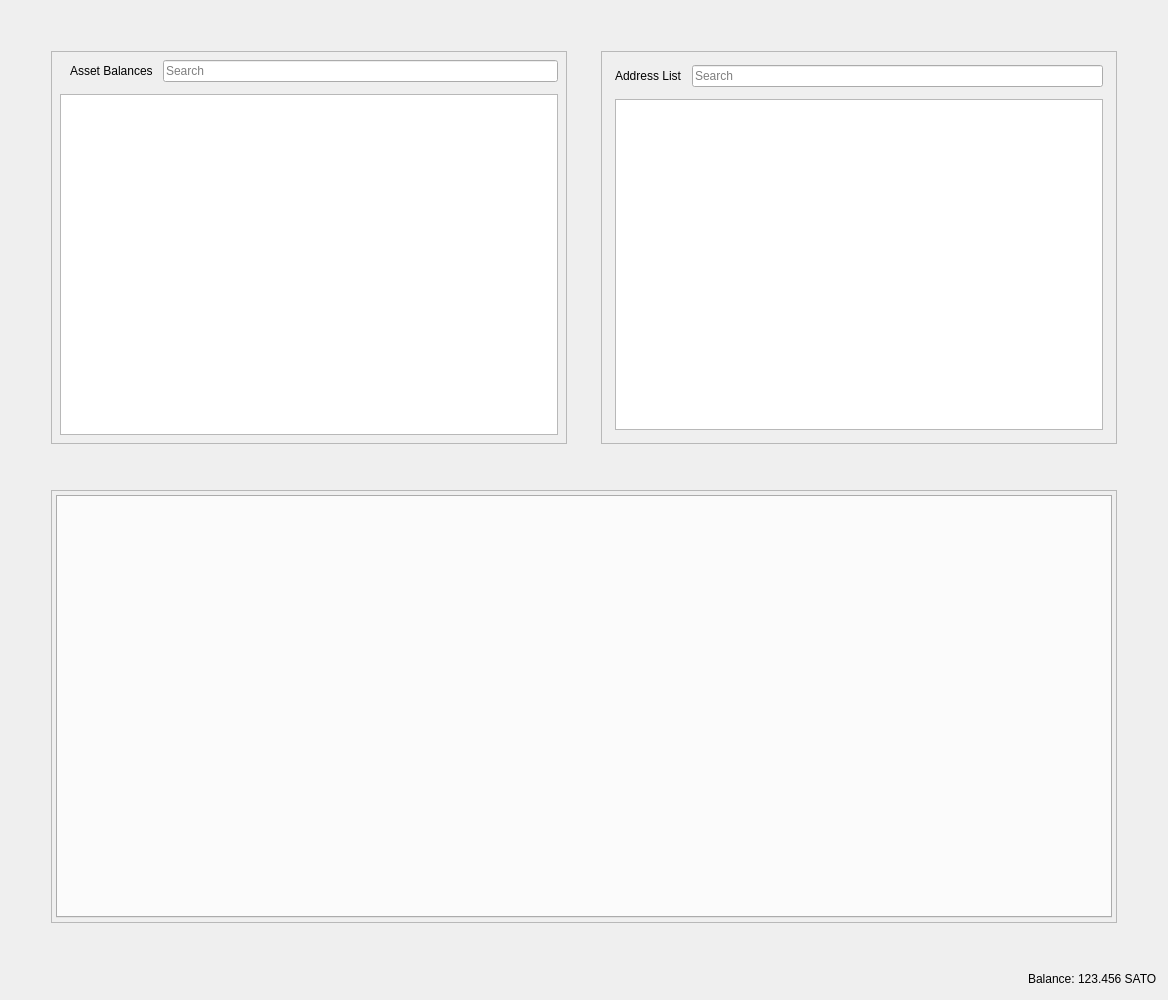
<?xml version="1.0" encoding="UTF-8"?>
<ui version="4.0">
 <class>RestrictedAssetsDialog</class>
 <widget class="QDialog" name="RestrictedAssetsDialog">
  <property name="geometry">
   <rect>
    <x>0</x>
    <y>0</y>
    <width>1168</width>
    <height>1000</height>
   </rect>
  </property>
  <property name="windowTitle">
   <string>Send Coins</string>
  </property>
  <layout class="QVBoxLayout" name="verticalLayout">
   <item>
    <layout class="QHBoxLayout" name="horizontalLayout">
     <property name="spacing">
      <number>34</number>
     </property>
     <property name="leftMargin">
      <number>40</number>
     </property>
     <property name="topMargin">
      <number>40</number>
     </property>
     <property name="rightMargin">
      <number>40</number>
     </property>
     <property name="bottomMargin">
      <number>40</number>
     </property>
     <item>
      <widget class="QFrame" name="frameAssetBalance">
       <property name="frameShape">
        <enum>QFrame::StyledPanel</enum>
       </property>
       <property name="frameShadow">
        <enum>QFrame::Raised</enum>
       </property>
       <layout class="QVBoxLayout" name="verticalLayout_7">
        <property name="spacing">
         <number>12</number>
        </property>
        <property name="leftMargin">
         <number>4</number>
        </property>
        <property name="topMargin">
         <number>4</number>
        </property>
        <property name="rightMargin">
         <number>4</number>
        </property>
        <property name="bottomMargin">
         <number>4</number>
        </property>
        <item>
         <layout class="QVBoxLayout" name="verticalLayout_4">
          <property name="spacing">
           <number>12</number>
          </property>
          <property name="leftMargin">
           <number>4</number>
          </property>
          <property name="topMargin">
           <number>4</number>
          </property>
          <property name="rightMargin">
           <number>4</number>
          </property>
          <property name="bottomMargin">
           <number>4</number>
          </property>
          <item>
           <layout class="QHBoxLayout" name="horizontalLayout_8">
            <property name="spacing">
             <number>10</number>
            </property>
            <property name="leftMargin">
             <number>10</number>
            </property>
            <item>
             <widget class="QLabel" name="labelAssetBalance">
              <property name="text">
               <string>Asset Balances</string>
              </property>
             </widget>
            </item>
            <item>
             <widget class="QLineEdit" name="lineEditAssetSearch">
              <property name="placeholderText">
               <string>Search</string>
              </property>
             </widget>
            </item>
           </layout>
          </item>
          <item>
           <widget class="QTableView" name="listAssets"/>
          </item>
         </layout>
        </item>
       </layout>
      </widget>
     </item>
     <item>
      <widget class="QFrame" name="frameAddressList">
       <property name="frameShape">
        <enum>QFrame::StyledPanel</enum>
       </property>
       <property name="frameShadow">
        <enum>QFrame::Raised</enum>
       </property>
       <layout class="QVBoxLayout" name="verticalLayout_10">
        <property name="spacing">
         <number>12</number>
        </property>
        <item>
         <layout class="QVBoxLayout" name="verticalLayout_9">
          <property name="spacing">
           <number>12</number>
          </property>
          <property name="leftMargin">
           <number>4</number>
          </property>
          <property name="topMargin">
           <number>4</number>
          </property>
          <property name="rightMargin">
           <number>4</number>
          </property>
          <property name="bottomMargin">
           <number>4</number>
          </property>
          <item>
           <layout class="QHBoxLayout" name="horizontalLayout_9">
            <property name="spacing">
             <number>10</number>
            </property>
            <property name="leftMargin">
             <number>0</number>
            </property>
            <property name="topMargin">
             <number>0</number>
            </property>
            <property name="rightMargin">
             <number>0</number>
            </property>
            <property name="bottomMargin">
             <number>0</number>
            </property>
            <item>
             <widget class="QLabel" name="labelAddressList">
              <property name="text">
               <string>Address List</string>
              </property>
             </widget>
            </item>
            <item>
             <widget class="QLineEdit" name="lineEditAddressSearch">
              <property name="placeholderText">
               <string>Search</string>
              </property>
             </widget>
            </item>
           </layout>
          </item>
          <item>
           <widget class="QTableView" name="myAddressList"/>
          </item>
         </layout>
        </item>
       </layout>
      </widget>
     </item>
    </layout>
   </item>
   <item>
    <layout class="QHBoxLayout" name="horizontalLayout_4">
     <property name="spacing">
      <number>34</number>
     </property>
     <property name="leftMargin">
      <number>40</number>
     </property>
     <property name="topMargin">
      <number>0</number>
     </property>
     <property name="rightMargin">
      <number>40</number>
     </property>
     <property name="bottomMargin">
      <number>40</number>
     </property>
     <item>
      <widget class="QFrame" name="tabFrame">
       <property name="frameShape">
        <enum>QFrame::StyledPanel</enum>
       </property>
       <property name="frameShadow">
        <enum>QFrame::Raised</enum>
       </property>
       <layout class="QVBoxLayout" name="verticalLayout_8">
        <property name="spacing">
         <number>12</number>
        </property>
        <property name="leftMargin">
         <number>4</number>
        </property>
        <property name="topMargin">
         <number>4</number>
        </property>
        <property name="rightMargin">
         <number>4</number>
        </property>
        <property name="bottomMargin">
         <number>4</number>
        </property>
        <item>
         <widget class="QTabWidget" name="tabWidget">
          <property name="tabPosition">
           <enum>QTabWidget::North</enum>
          </property>
          <property name="tabShape">
           <enum>QTabWidget::Rounded</enum>
          </property>
          <property name="currentIndex">
           <number>-1</number>
          </property>
          <property name="elideMode">
           <enum>Qt::ElideNone</enum>
          </property>
         </widget>
        </item>
       </layout>
      </widget>
     </item>
    </layout>
   </item>
   <item>
    <layout class="QHBoxLayout" name="horizontalLayout_2">
     <property name="spacing">
      <number>3</number>
     </property>
     <item>
      <spacer name="horizontalSpacer">
       <property name="orientation">
        <enum>Qt::Horizontal</enum>
       </property>
       <property name="sizeHint" stdset="0">
        <size>
         <width>40</width>
         <height>20</height>
        </size>
       </property>
      </spacer>
     </item>
     <item alignment="Qt::AlignRight">
      <widget class="QLabel" name="label">
       <property name="sizePolicy">
        <sizepolicy hsizetype="Preferred" vsizetype="Fixed">
         <horstretch>0</horstretch>
         <verstretch>0</verstretch>
        </sizepolicy>
       </property>
       <property name="text">
        <string>Balance:</string>
       </property>
      </widget>
     </item>
     <item alignment="Qt::AlignRight">
      <widget class="QLabel" name="labelBalance">
       <property name="sizePolicy">
        <sizepolicy hsizetype="Preferred" vsizetype="Fixed">
         <horstretch>0</horstretch>
         <verstretch>0</verstretch>
        </sizepolicy>
       </property>
       <property name="cursor">
        <cursorShape>IBeamCursor</cursorShape>
       </property>
       <property name="text">
        <string notr="true">123.456 SATO</string>
       </property>
       <property name="textInteractionFlags">
        <set>Qt::LinksAccessibleByMouse|Qt::TextSelectableByKeyboard|Qt::TextSelectableByMouse</set>
       </property>
      </widget>
     </item>
    </layout>
   </item>
  </layout>
 </widget>
 <resources>
  <include location="../sato.qrc"/>
 </resources>
 <connections/>
</ui>
